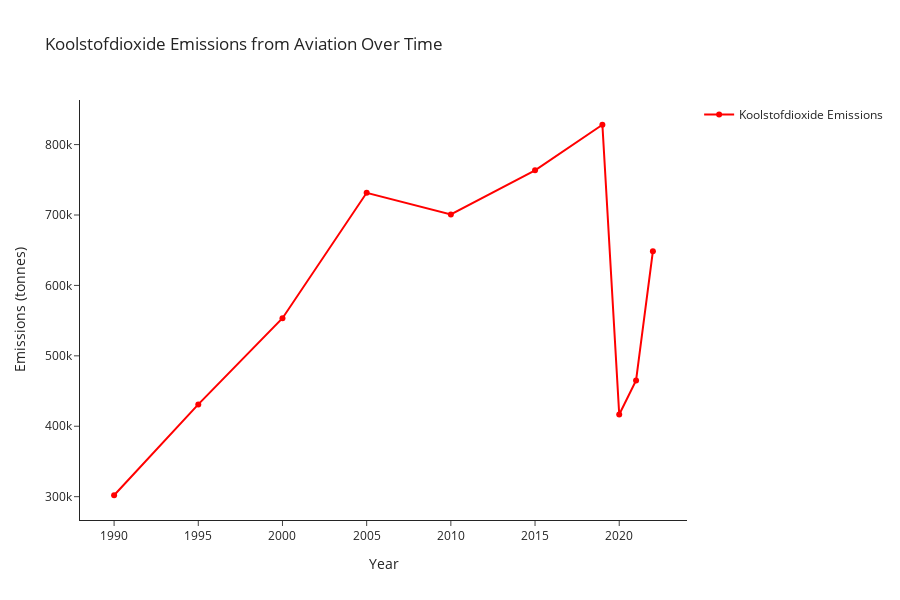

This figure's notebook cell:
### Code cell
import pandas as pd
import plotly.graph_objects as go

# Load the dataset
df_emission = pd.read_csv("Schiphol_Emissie_Cleaned.csv")

# Preprocess the dataset
df_emission['EMISSIE (kg)'] = df_emission['EMISSIE (kg)'].str.replace(',', '.').astype(float)

# Filter the data for "Koolstofdioxide"
df_koolstofdioxide = df_emission[df_emission['STOFNAAM'] == 'Koolstofdioxide']

# Aggregate the data by year
df_koolstofdioxide_yearly = df_koolstofdioxide.groupby('EMISSIEJAAR')['EMISSIE (kg)'].sum().reset_index()

# Convert emissions to tonnes for better visualization
df_koolstofdioxide_yearly['EMISSIE (tonnes)'] = df_koolstofdioxide_yearly['EMISSIE (kg)'] / 1000

# Create the plot
fig = go.Figure()

fig.add_trace(go.Scatter(
    x=df_koolstofdioxide_yearly['EMISSIEJAAR'],
    y=df_koolstofdioxide_yearly['EMISSIE (tonnes)'],
    mode='lines+markers',
    name='Koolstofdioxide Emissions',
    line=dict(color='red')
))

# Update layout
fig.update_layout(
    title='Koolstofdioxide Emissions from Aviation Over Time',
    xaxis_title='Year',
    yaxis_title='Emissions (tonnes)',
    height=600,
    width=900,
    template='simple_white',
    showlegend=True
)

# Show the plot
fig.show()

### Figure 1 — Plotly figure (JSON) as saved in the notebook; plotly's stock layout.template omitted (floating-point values rounded to 4 significant figures)
{"data": [{"line": {"color": "red"}, "mode": "lines+markers", "name": "Koolstofdioxide Emissions", "type": "scatter", "x": [1990, 1995, 2000, 2005, 2010, 2015, 2019, 2020, 2021, 2022], "y": [302000.0, 431000.0, 553400.0, 731500.0, 700800.0, 763400.0, 828200.0, 416800.0, 465100.0, 648600.0]}], "layout": {"height": 600, "showlegend": true, "title": {"text": "Koolstofdioxide Emissions from Aviation Over Time"}, "width": 900, "xaxis": {"autorange": true, "range": [1988.0, 2024.0], "title": {"text": "Year"}, "type": "linear"}, "yaxis": {"autorange": true, "range": [266800.0, 863300.0], "title": {"text": "Emissions (tonnes)"}, "type": "linear"}}}
